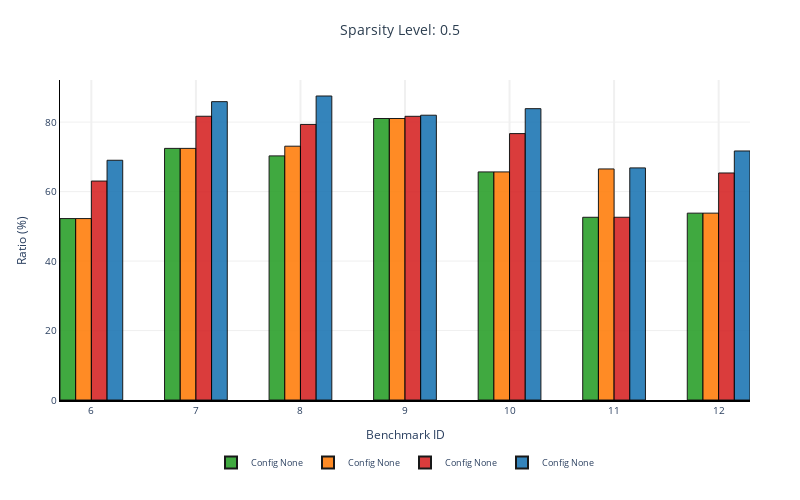
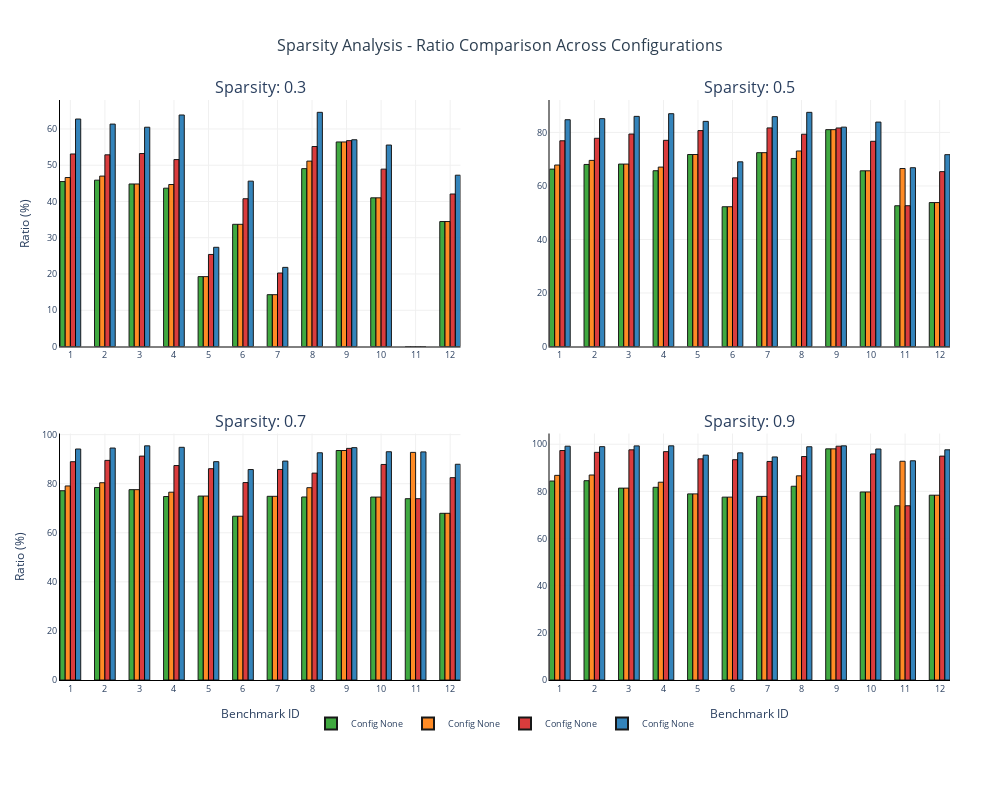

Source (notebook cell) for these figures, in order:
### Code cell
files = ["../analysis/einsum-data/13_0.3_prop.csv", 
         "../analysis/einsum-data/13_0.5_prop.csv", 
         "../analysis/einsum-data/13_0.7_prop.csv", 
         "../analysis/einsum-data/13_0.9_prop.csv"]

order_file = "../analysis/einsum-data/12.txt"

sparsity_data = {}
for i, (level, filepath) in enumerate(zip([0.3, 0.5, 0.7, 0.9], files)):    
    sparsity_data[level] = process_sparsity_file(filepath, level, order_file)

single_fig = create_plotly_bar_plot(sparsity_data[0.5], "0.5", range(6, 13))
single_fig.show()
multi_fig = create_multi_sparsity_plot(sparsity_data)
multi_fig.show()

### Figure 1 — Plotly figure (JSON) as saved in the notebook; plotly's stock layout.template omitted (floating-point values rounded to 4 significant figures)
{"data": [{"customdata": ["str_matrix_chain_multiplication_100.txt", "str_nw_ftps_open_28.txt", "lm_batch_likelihood_sentence_4_4d.txt", "str_mps_varying_inner_product_200.txt", "str_nw_mera_closed_120.txt", "gm_queen5_5_3.wcsp.txt", "str_matrix_chain_multiplication_1000.txt"], "hovertemplate": "Benchmark: %{customdata}<br>Config: Config None<br>Ratio: %{y:.2f}%<br><extra></extra>", "marker": {"color": "#2ca02c", "line": {"color": "black", "width": 1}}, "name": "Config None", "opacity": 0.9, "type": "bar", "width": 0.15, "x": [-0.225, 0.775, 1.775, 2.775, 3.775, 4.775, 5.775, 6.775, 7.775, 8.775, 9.775, 10.78], "y": [52.23, 72.44, 70.27, 81.04, 65.66, 52.6, 53.79]}, {"customdata": ["str_matrix_chain_multiplication_100.txt", "str_nw_ftps_open_28.txt", "lm_batch_likelihood_sentence_4_4d.txt", "str_mps_varying_inner_product_200.txt", "str_nw_mera_closed_120.txt", "gm_queen5_5_3.wcsp.txt", "str_matrix_chain_multiplication_1000.txt"], "hovertemplate": "Benchmark: %{customdata}<br>Config: Config None<br>Ratio: %{y:.2f}%<br><extra></extra>", "marker": {"color": "#ff7f0e", "line": {"color": "black", "width": 1}}, "name": "Config None", "opacity": 0.9, "type": "bar", "width": 0.15, "x": [-0.075, 0.925, 1.925, 2.925, 3.925, 4.925, 5.925, 6.925, 7.925, 8.925, 9.925, 10.93], "y": [52.23, 72.44, 73.06, 81.04, 65.66, 66.51, 53.79]}, {"customdata": ["str_matrix_chain_multiplication_100.txt", "str_nw_ftps_open_28.txt", "lm_batch_likelihood_sentence_4_4d.txt", "str_mps_varying_inner_product_200.txt", "str_nw_mera_closed_120.txt", "gm_queen5_5_3.wcsp.txt", "str_matrix_chain_multiplication_1000.txt"], "hovertemplate": "Benchmark: %{customdata}<br>Config: Config None<br>Ratio: %{y:.2f}%<br><extra></extra>", "marker": {"color": "#d62728", "line": {"color": "black", "width": 1}}, "name": "Config None", "opacity": 0.9, "type": "bar", "width": 0.15, "x": [0.075, 1.075, 2.075, 3.075, 4.075, 5.075, 6.075, 7.075, 8.075, 9.075, 10.07, 11.07], "y": [63.03, 81.68, 79.33, 81.67, 76.69, 52.61, 65.35]}, {"customdata": ["str_matrix_chain_multiplication_100.txt", "str_nw_ftps_open_28.txt", "lm_batch_likelihood_sentence_4_4d.txt", "str_mps_varying_inner_product_200.txt", "str_nw_mera_closed_120.txt", "gm_queen5_5_3.wcsp.txt", "str_matrix_chain_multiplication_1000.txt"], "hovertemplate": "Benchmark: %{customdata}<br>Config: Config None<br>Ratio: %{y:.2f}%<br><extra></extra>", "marker": {"color": "#1f77b4", "line": {"color": "black", "width": 1}}, "name": "Config None", "opacity": 0.9, "type": "bar", "width": 0.15, "x": [0.225, 1.225, 2.225, 3.225, 4.225, 5.225, 6.225, 7.225, 8.225, 9.225, 10.22, 11.22], "y": [69.02, 85.89, 87.51, 81.98, 83.87, 66.82, 71.69]}], "layout": {"font": {"size": 10}, "height": 500, "hovermode": "closest", "legend": {"font": {"size": 9}, "itemsizing": "constant", "orientation": "h", "x": 0.5, "xanchor": "center", "y": -0.15, "yanchor": "top"}, "margin": {"b": 100, "l": 60, "r": 50, "t": 80}, "paper_bgcolor": "white", "plot_bgcolor": "white", "title": {"font": {"color": "#2c3e50", "size": 14}, "text": "Sparsity Level: 0.5", "x": 0.5, "xanchor": "center", "y": 0.95}, "width": 800, "xaxis": {"gridcolor": "#f0f0f0", "gridwidth": 2, "linecolor": "black", "linewidth": 2, "showgrid": true, "tickfont": {"size": 10}, "ticktext": ["6", "7", "8", "9", "10", "11", "12"], "tickvals": [0, 1, 2, 3, 4, 5, 6], "title": {"text": "Benchmark ID"}}, "yaxis": {"gridcolor": "#f0f0f0", "gridwidth": 1, "linecolor": "black", "linewidth": 1, "showgrid": true, "tickfont": {"size": 10}, "title": {"text": "Ratio (%)"}}}}

### Figure 2 — Plotly figure (JSON) as saved in the notebook; plotly's stock layout.template omitted (floating-point values rounded to 4 significant figures)
{"data": [{"customdata": ["lm_batch_likelihood_brackets_3_16d.txt", "lm_batch_likelihood_sentence_3_12d.txt", "str_nw_mera_open_26.txt", "lm_batch_likelihood_sentence_4_8d.txt", "str_nw_ftps_open_30.txt", "str_matrix_chain_multiplication_100.txt", "str_nw_ftps_open_28.txt", "lm_batch_likelihood_sentence_4_4d.txt", "str_mps_varying_inner_product_200.txt", "str_nw_mera_closed_120.txt", "gm_queen5_5_3.wcsp.txt", "str_matrix_chain_multiplication_1000.txt"], "hovertemplate": "Benchmark: %{customdata}<br>Config: Config None<br>Ratio: %{y:.2f}%<br><extra></extra>", "marker": {"color": "#2ca02c", "line": {"color": "black", "width": 1}}, "name": "Config None", "opacity": 0.9, "showlegend": true, "type": "bar", "width": 0.15, "x": [-0.225, 0.775, 1.775, 2.775, 3.775, 4.775, 5.775, 6.775, 7.775, 8.775, 9.775, 10.78], "xaxis": "x", "y": [45.49, 45.88, 44.83, 43.67, 19.27, 33.7, 14.29, 49.06, 56.42, 41.01, 0, 34.47], "yaxis": "y"}, {"customdata": ["lm_batch_likelihood_brackets_3_16d.txt", "lm_batch_likelihood_sentence_3_12d.txt", "str_nw_mera_open_26.txt", "lm_batch_likelihood_sentence_4_8d.txt", "str_nw_ftps_open_30.txt", "str_matrix_chain_multiplication_100.txt", "str_nw_ftps_open_28.txt", "lm_batch_likelihood_sentence_4_4d.txt", "str_mps_varying_inner_product_200.txt", "str_nw_mera_closed_120.txt", "gm_queen5_5_3.wcsp.txt", "str_matrix_chain_multiplication_1000.txt"], "hovertemplate": "Benchmark: %{customdata}<br>Config: Config None<br>Ratio: %{y:.2f}%<br><extra></extra>", "marker": {"color": "#ff7f0e", "line": {"color": "black", "width": 1}}, "name": "Config None", "opacity": 0.9, "showlegend": true, "type": "bar", "width": 0.15, "x": [-0.075, 0.925, 1.925, 2.925, 3.925, 4.925, 5.925, 6.925, 7.925, 8.925, 9.925, 10.93], "xaxis": "x", "y": [46.61, 47.01, 44.83, 44.68, 19.27, 33.7, 14.29, 51.14, 56.42, 41.01, 0, 34.47], "yaxis": "y"}, {"customdata": ["lm_batch_likelihood_brackets_3_16d.txt", "lm_batch_likelihood_sentence_3_12d.txt", "str_nw_mera_open_26.txt", "lm_batch_likelihood_sentence_4_8d.txt", "str_nw_ftps_open_30.txt", "str_matrix_chain_multiplication_100.txt", "str_nw_ftps_open_28.txt", "lm_batch_likelihood_sentence_4_4d.txt", "str_mps_varying_inner_product_200.txt", "str_nw_mera_closed_120.txt", "gm_queen5_5_3.wcsp.txt", "str_matrix_chain_multiplication_1000.txt"], "hovertemplate": "Benchmark: %{customdata}<br>Config: Config None<br>Ratio: %{y:.2f}%<br><extra></extra>", "marker": {"color": "#d62728", "line": {"color": "black", "width": 1}}, "name": "Config None", "opacity": 0.9, "showlegend": true, "type": "bar", "width": 0.15, "x": [0.075, 1.075, 2.075, 3.075, 4.075, 5.075, 6.075, 7.075, 8.075, 9.075, 10.07, 11.07], "xaxis": "x", "y": [53.1, 52.87, 53.22, 51.56, 25.39, 40.76, 20.27, 55.16, 56.78, 48.92, 0, 42.06], "yaxis": "y"}, {"customdata": ["lm_batch_likelihood_brackets_3_16d.txt", "lm_batch_likelihood_sentence_3_12d.txt", "str_nw_mera_open_26.txt", "lm_batch_likelihood_sentence_4_8d.txt", "str_nw_ftps_open_30.txt", "str_matrix_chain_multiplication_100.txt", "str_nw_ftps_open_28.txt", "lm_batch_likelihood_sentence_4_4d.txt", "str_mps_varying_inner_product_200.txt", "str_nw_mera_closed_120.txt", "gm_queen5_5_3.wcsp.txt", "str_matrix_chain_multiplication_1000.txt"], "hovertemplate": "Benchmark: %{customdata}<br>Config: Config None<br>Ratio: %{y:.2f}%<br><extra></extra>", "marker": {"color": "#1f77b4", "line": {"color": "black", "width": 1}}, "name": "Config None", "opacity": 0.9, "showlegend": true, "type": "bar", "width": 0.15, "x": [0.225, 1.225, 2.225, 3.225, 4.225, 5.225, 6.225, 7.225, 8.225, 9.225, 10.22, 11.22], "xaxis": "x", "y": [62.74, 61.35, 60.48, 63.86, 27.36, 45.61, 21.83, 64.59, 57.02, 55.57, 0, 47.25], "yaxis": "y"}, {"customdata": ["lm_batch_likelihood_brackets_3_16d.txt", "lm_batch_likelihood_sentence_3_12d.txt", "str_nw_mera_open_26.txt", "lm_batch_likelihood_sentence_4_8d.txt", "str_nw_ftps_open_30.txt", "str_matrix_chain_multiplication_100.txt", "str_nw_ftps_open_28.txt", "lm_batch_likelihood_sentence_4_4d.txt", "str_mps_varying_inner_product_200.txt", "str_nw_mera_closed_120.txt", "gm_queen5_5_3.wcsp.txt", "str_matrix_chain_multiplication_1000.txt"], "hovertemplate": "Benchmark: %{customdata}<br>Config: Config None<br>Ratio: %{y:.2f}%<br><extra></extra>", "marker": {"color": "#2ca02c", "line": {"color": "black", "width": 1}}, "name": "Config None", "opacity": 0.9, "showlegend": false, "type": "bar", "width": 0.15, "x": [-0.225, 0.775, 1.775, 2.775, 3.775, 4.775, 5.775, 6.775, 7.775, 8.775, 9.775, 10.78], "xaxis": "x2", "y": [66.29, 68.04, 68.18, 65.69, 71.75, 52.23, 72.44, 70.27, 81.04, 65.66, 52.6, 53.79], "yaxis": "y2"}, {"customdata": ["lm_batch_likelihood_brackets_3_16d.txt", "lm_batch_likelihood_sentence_3_12d.txt", "str_nw_mera_open_26.txt", "lm_batch_likelihood_sentence_4_8d.txt", "str_nw_ftps_open_30.txt", "str_matrix_chain_multiplication_100.txt", "str_nw_ftps_open_28.txt", "lm_batch_likelihood_sentence_4_4d.txt", "str_mps_varying_inner_product_200.txt", "str_nw_mera_closed_120.txt", "gm_queen5_5_3.wcsp.txt", "str_matrix_chain_multiplication_1000.txt"], "hovertemplate": "Benchmark: %{customdata}<br>Config: Config None<br>Ratio: %{y:.2f}%<br><extra></extra>", "marker": {"color": "#ff7f0e", "line": {"color": "black", "width": 1}}, "name": "Config None", "opacity": 0.9, "showlegend": false, "type": "bar", "width": 0.15, "x": [-0.075, 0.925, 1.925, 2.925, 3.925, 4.925, 5.925, 6.925, 7.925, 8.925, 9.925, 10.93], "xaxis": "x2", "y": [67.82, 69.55, 68.18, 67.05, 71.75, 52.23, 72.44, 73.06, 81.04, 65.66, 66.51, 53.79], "yaxis": "y2"}, {"customdata": ["lm_batch_likelihood_brackets_3_16d.txt", "lm_batch_likelihood_sentence_3_12d.txt", "str_nw_mera_open_26.txt", "lm_batch_likelihood_sentence_4_8d.txt", "str_nw_ftps_open_30.txt", "str_matrix_chain_multiplication_100.txt", "str_nw_ftps_open_28.txt", "lm_batch_likelihood_sentence_4_4d.txt", "str_mps_varying_inner_product_200.txt", "str_nw_mera_closed_120.txt", "gm_queen5_5_3.wcsp.txt", "str_matrix_chain_multiplication_1000.txt"], "hovertemplate": "Benchmark: %{customdata}<br>Config: Config None<br>Ratio: %{y:.2f}%<br><extra></extra>", "marker": {"color": "#d62728", "line": {"color": "black", "width": 1}}, "name": "Config None", "opacity": 0.9, "showlegend": false, "type": "bar", "width": 0.15, "x": [0.075, 1.075, 2.075, 3.075, 4.075, 5.075, 6.075, 7.075, 8.075, 9.075, 10.07, 11.07], "xaxis": "x2", "y": [76.88, 77.82, 79.4, 77.05, 80.69, 63.03, 81.68, 79.33, 81.67, 76.69, 52.61, 65.35], "yaxis": "y2"}, {"customdata": ["lm_batch_likelihood_brackets_3_16d.txt", "lm_batch_likelihood_sentence_3_12d.txt", "str_nw_mera_open_26.txt", "lm_batch_likelihood_sentence_4_8d.txt", "str_nw_ftps_open_30.txt", "str_matrix_chain_multiplication_100.txt", "str_nw_ftps_open_28.txt", "lm_batch_likelihood_sentence_4_4d.txt", "str_mps_varying_inner_product_200.txt", "str_nw_mera_closed_120.txt", "gm_queen5_5_3.wcsp.txt", "str_matrix_chain_multiplication_1000.txt"], "hovertemplate": "Benchmark: %{customdata}<br>Config: Config None<br>Ratio: %{y:.2f}%<br><extra></extra>", "marker": {"color": "#1f77b4", "line": {"color": "black", "width": 1}}, "name": "Config None", "opacity": 0.9, "showlegend": false, "type": "bar", "width": 0.15, "x": [0.225, 1.225, 2.225, 3.225, 4.225, 5.225, 6.225, 7.225, 8.225, 9.225, 10.22, 11.22], "xaxis": "x2", "y": [84.75, 85.14, 86.01, 87.0, 84.13, 69.02, 85.89, 87.51, 81.98, 83.87, 66.82, 71.69], "yaxis": "y2"}, {"customdata": ["lm_batch_likelihood_brackets_3_16d.txt", "lm_batch_likelihood_sentence_3_12d.txt", "str_nw_mera_open_26.txt", "lm_batch_likelihood_sentence_4_8d.txt", "str_nw_ftps_open_30.txt", "str_matrix_chain_multiplication_100.txt", "str_nw_ftps_open_28.txt", "lm_batch_likelihood_sentence_4_4d.txt", "str_mps_varying_inner_product_200.txt", "str_nw_mera_closed_120.txt", "gm_queen5_5_3.wcsp.txt", "str_matrix_chain_multiplication_1000.txt"], "hovertemplate": "Benchmark: %{customdata}<br>Config: Config None<br>Ratio: %{y:.2f}%<br><extra></extra>", "marker": {"color": "#2ca02c", "line": {"color": "black", "width": 1}}, "name": "Config None", "opacity": 0.9, "showlegend": false, "type": "bar", "width": 0.15, "x": [-0.225, 0.775, 1.775, 2.775, 3.775, 4.775, 5.775, 6.775, 7.775, 8.775, 9.775, 10.78], "xaxis": "x3", "y": [77.14, 78.46, 77.58, 74.78, 74.97, 66.75, 74.87, 74.59, 93.54, 74.56, 73.89, 67.94], "yaxis": "y3"}, {"customdata": ["lm_batch_likelihood_brackets_3_16d.txt", "lm_batch_likelihood_sentence_3_12d.txt", "str_nw_mera_open_26.txt", "lm_batch_likelihood_sentence_4_8d.txt", "str_nw_ftps_open_30.txt", "str_matrix_chain_multiplication_100.txt", "str_nw_ftps_open_28.txt", "lm_batch_likelihood_sentence_4_4d.txt", "str_mps_varying_inner_product_200.txt", "str_nw_mera_closed_120.txt", "gm_queen5_5_3.wcsp.txt", "str_matrix_chain_multiplication_1000.txt"], "hovertemplate": "Benchmark: %{customdata}<br>Config: Config None<br>Ratio: %{y:.2f}%<br><extra></extra>", "marker": {"color": "#ff7f0e", "line": {"color": "black", "width": 1}}, "name": "Config None", "opacity": 0.9, "showlegend": false, "type": "bar", "width": 0.15, "x": [-0.075, 0.925, 1.925, 2.925, 3.925, 4.925, 5.925, 6.925, 7.925, 8.925, 9.925, 10.93], "xaxis": "x3", "y": [79.09, 80.4, 77.58, 76.54, 74.97, 66.75, 74.87, 78.38, 93.54, 74.56, 92.77, 67.94], "yaxis": "y3"}, {"customdata": ["lm_batch_likelihood_brackets_3_16d.txt", "lm_batch_likelihood_sentence_3_12d.txt", "str_nw_mera_open_26.txt", "lm_batch_likelihood_sentence_4_8d.txt", "str_nw_ftps_open_30.txt", "str_matrix_chain_multiplication_100.txt", "str_nw_ftps_open_28.txt", "lm_batch_likelihood_sentence_4_4d.txt", "str_mps_varying_inner_product_200.txt", "str_nw_mera_closed_120.txt", "gm_queen5_5_3.wcsp.txt", "str_matrix_chain_multiplication_1000.txt"], "hovertemplate": "Benchmark: %{customdata}<br>Config: Config None<br>Ratio: %{y:.2f}%<br><extra></extra>", "marker": {"color": "#d62728", "line": {"color": "black", "width": 1}}, "name": "Config None", "opacity": 0.9, "showlegend": false, "type": "bar", "width": 0.15, "x": [0.075, 1.075, 2.075, 3.075, 4.075, 5.075, 6.075, 7.075, 8.075, 9.075, 10.07, 11.07], "xaxis": "x3", "y": [88.97, 89.52, 91.25, 87.41, 86.12, 80.47, 85.81, 84.32, 94.41, 87.85, 73.89, 82.47], "yaxis": "y3"}, {"customdata": ["lm_batch_likelihood_brackets_3_16d.txt", "lm_batch_likelihood_sentence_3_12d.txt", "str_nw_mera_open_26.txt", "lm_batch_likelihood_sentence_4_8d.txt", "str_nw_ftps_open_30.txt", "str_matrix_chain_multiplication_100.txt", "str_nw_ftps_open_28.txt", "lm_batch_likelihood_sentence_4_4d.txt", "str_mps_varying_inner_product_200.txt", "str_nw_mera_closed_120.txt", "gm_queen5_5_3.wcsp.txt", "str_matrix_chain_multiplication_1000.txt"], "hovertemplate": "Benchmark: %{customdata}<br>Config: Config None<br>Ratio: %{y:.2f}%<br><extra></extra>", "marker": {"color": "#1f77b4", "line": {"color": "black", "width": 1}}, "name": "Config None", "opacity": 0.9, "showlegend": false, "type": "bar", "width": 0.15, "x": [0.225, 1.225, 2.225, 3.225, 4.225, 5.225, 6.225, 7.225, 8.225, 9.225, 10.22, 11.22], "xaxis": "x3", "y": [94.15, 94.54, 95.44, 94.84, 88.98, 85.78, 89.22, 92.61, 94.7, 93.03, 92.97, 87.93], "yaxis": "y3"}, {"customdata": ["lm_batch_likelihood_brackets_3_16d.txt", "lm_batch_likelihood_sentence_3_12d.txt", "str_nw_mera_open_26.txt", "lm_batch_likelihood_sentence_4_8d.txt", "str_nw_ftps_open_30.txt", "str_matrix_chain_multiplication_100.txt", "str_nw_ftps_open_28.txt", "lm_batch_likelihood_sentence_4_4d.txt", "str_mps_varying_inner_product_200.txt", "str_nw_mera_closed_120.txt", "gm_queen5_5_3.wcsp.txt", "str_matrix_chain_multiplication_1000.txt"], "hovertemplate": "Benchmark: %{customdata}<br>Config: Config None<br>Ratio: %{y:.2f}%<br><extra></extra>", "marker": {"color": "#2ca02c", "line": {"color": "black", "width": 1}}, "name": "Config None", "opacity": 0.9, "showlegend": false, "type": "bar", "width": 0.15, "x": [-0.225, 0.775, 1.775, 2.775, 3.775, 4.775, 5.775, 6.775, 7.775, 8.775, 9.775, 10.78], "xaxis": "x4", "y": [84.39, 84.52, 81.38, 81.72, 78.93, 77.55, 77.88, 82.17, 98.03, 79.74, 73.89, 78.37], "yaxis": "y4"}, {"customdata": ["lm_batch_likelihood_brackets_3_16d.txt", "lm_batch_likelihood_sentence_3_12d.txt", "str_nw_mera_open_26.txt", "lm_batch_likelihood_sentence_4_8d.txt", "str_nw_ftps_open_30.txt", "str_matrix_chain_multiplication_100.txt", "str_nw_ftps_open_28.txt", "lm_batch_likelihood_sentence_4_4d.txt", "str_mps_varying_inner_product_200.txt", "str_nw_mera_closed_120.txt", "gm_queen5_5_3.wcsp.txt", "str_matrix_chain_multiplication_1000.txt"], "hovertemplate": "Benchmark: %{customdata}<br>Config: Config None<br>Ratio: %{y:.2f}%<br><extra></extra>", "marker": {"color": "#ff7f0e", "line": {"color": "black", "width": 1}}, "name": "Config None", "opacity": 0.9, "showlegend": false, "type": "bar", "width": 0.15, "x": [-0.075, 0.925, 1.925, 2.925, 3.925, 4.925, 5.925, 6.925, 7.925, 8.925, 9.925, 10.93], "xaxis": "x4", "y": [86.79, 86.94, 81.38, 83.88, 78.93, 77.55, 77.88, 86.59, 98.03, 79.74, 92.77, 78.37], "yaxis": "y4"}, {"customdata": ["lm_batch_likelihood_brackets_3_16d.txt", "lm_batch_likelihood_sentence_3_12d.txt", "str_nw_mera_open_26.txt", "lm_batch_likelihood_sentence_4_8d.txt", "str_nw_ftps_open_30.txt", "str_matrix_chain_multiplication_100.txt", "str_nw_ftps_open_28.txt", "lm_batch_likelihood_sentence_4_4d.txt", "str_mps_varying_inner_product_200.txt", "str_nw_mera_closed_120.txt", "gm_queen5_5_3.wcsp.txt", "str_matrix_chain_multiplication_1000.txt"], "hovertemplate": "Benchmark: %{customdata}<br>Config: Config None<br>Ratio: %{y:.2f}%<br><extra></extra>", "marker": {"color": "#d62728", "line": {"color": "black", "width": 1}}, "name": "Config None", "opacity": 0.9, "showlegend": false, "type": "bar", "width": 0.15, "x": [0.075, 1.075, 2.075, 3.075, 4.075, 5.075, 6.075, 7.075, 8.075, 9.075, 10.07, 11.07], "xaxis": "x4", "y": [97.32, 96.55, 97.62, 96.85, 93.78, 93.43, 92.69, 94.78, 99.16, 95.87, 73.89, 94.95], "yaxis": "y4"}, {"customdata": ["lm_batch_likelihood_brackets_3_16d.txt", "lm_batch_likelihood_sentence_3_12d.txt", "str_nw_mera_open_26.txt", "lm_batch_likelihood_sentence_4_8d.txt", "str_nw_ftps_open_30.txt", "str_matrix_chain_multiplication_100.txt", "str_nw_ftps_open_28.txt", "lm_batch_likelihood_sentence_4_4d.txt", "str_mps_varying_inner_product_200.txt", "str_nw_mera_closed_120.txt", "gm_queen5_5_3.wcsp.txt", "str_matrix_chain_multiplication_1000.txt"], "hovertemplate": "Benchmark: %{customdata}<br>Config: Config None<br>Ratio: %{y:.2f}%<br><extra></extra>", "marker": {"color": "#1f77b4", "line": {"color": "black", "width": 1}}, "name": "Config None", "opacity": 0.9, "showlegend": false, "type": "bar", "width": 0.15, "x": [0.225, 1.225, 2.225, 3.225, 4.225, 5.225, 6.225, 7.225, 8.225, 9.225, 10.22, 11.22], "xaxis": "x4", "y": [99.16, 98.96, 99.29, 99.31, 95.37, 96.34, 94.6, 98.92, 99.31, 97.96, 92.97, 97.62], "yaxis": "y4"}], "layout": {"annotations": [{"font": {"size": 16}, "showarrow": false, "text": "Sparsity: 0.3", "x": 0.225, "xanchor": "center", "xref": "paper", "y": 1, "yanchor": "bottom", "yref": "paper"}, {"font": {"size": 16}, "showarrow": false, "text": "Sparsity: 0.5", "x": 0.775, "xanchor": "center", "xref": "paper", "y": 1, "yanchor": "bottom", "yref": "paper"}, {"font": {"size": 16}, "showarrow": false, "text": "Sparsity: 0.7", "x": 0.225, "xanchor": "center", "xref": "paper", "y": 0.425, "yanchor": "bottom", "yref": "paper"}, {"font": {"size": 16}, "showarrow": false, "text": "Sparsity: 0.9", "x": 0.775, "xanchor": "center", "xref": "paper", "y": 0.425, "yanchor": "bottom", "yref": "paper"}], "font": {"size": 10}, "height": 800, "hovermode": "closest", "legend": {"font": {"size": 9}, "itemsizing": "constant", "orientation": "h", "x": 0.5, "xanchor": "center", "y": -0.05, "yanchor": "top"}, "margin": {"b": 120, "l": 60, "r": 50, "t": 100}, "paper_bgcolor": "white", "plot_bgcolor": "white", "title": {"font": {"color": "#2c3e50", "size": 16}, "text": "Sparsity Analysis - Ratio Comparison Across Configurations", "x": 0.5, "xanchor": "center", "y": 0.95}, "width": 1000, "xaxis": {"anchor": "y", "domain": [0, 0.45], "gridcolor": "#f0f0f0", "gridwidth": 1, "linecolor": "black", "linewidth": 1, "showgrid": true, "tickfont": {"size": 9}, "ticktext": ["1", "2", "3", "4", "5", "6", "7", "8", "9", "10", "11", "12"], "tickvals": [0, 1, 2, 3, 4, 5, 6, 7, 8, 9, 10, 11], "title": {"text": ""}}, "xaxis2": {"anchor": "y2", "domain": [0.55, 1], "gridcolor": "#f0f0f0", "gridwidth": 1, "linecolor": "black", "linewidth": 1, "showgrid": true, "tickfont": {"size": 9}, "ticktext": ["1", "2", "3", "4", "5", "6", "7", "8", "9", "10", "11", "12"], "tickvals": [0, 1, 2, 3, 4, 5, 6, 7, 8, 9, 10, 11], "title": {"text": ""}}, "xaxis3": {"anchor": "y3", "domain": [0, 0.45], "gridcolor": "#f0f0f0", "gridwidth": 1, "linecolor": "black", "linewidth": 1, "showgrid": true, "tickfont": {"size": 9}, "ticktext": ["1", "2", "3", "4", "5", "6", "7", "8", "9", "10", "11", "12"], "tickvals": [0, 1, 2, 3, 4, 5, 6, 7, 8, 9, 10, 11], "title": {"text": "Benchmark ID"}}, "xaxis4": {"anchor": "y4", "domain": [0.55, 1], "gridcolor": "#f0f0f0", "gridwidth": 1, "linecolor": "black", "linewidth": 1, "showgrid": true, "tickfont": {"size": 9}, "ticktext": ["1", "2", "3", "4", "5", "6", "7", "8", "9", "10", "11", "12"], "tickvals": [0, 1, 2, 3, 4, 5, 6, 7, 8, 9, 10, 11], "title": {"text": "Benchmark ID"}}, "yaxis": {"anchor": "x", "domain": [0.575, 1], "gridcolor": "#f0f0f0", "gridwidth": 1, "linecolor": "black", "linewidth": 1, "showgrid": true, "tickfont": {"size": 9}, "title": {"text": "Ratio (%)"}}, "yaxis2": {"anchor": "x2", "domain": [0.575, 1], "gridcolor": "#f0f0f0", "gridwidth": 1, "linecolor": "black", "linewidth": 1, "showgrid": true, "tickfont": {"size": 9}, "title": {"text": ""}}, "yaxis3": {"anchor": "x3", "domain": [0, 0.425], "gridcolor": "#f0f0f0", "gridwidth": 1, "linecolor": "black", "linewidth": 1, "showgrid": true, "tickfont": {"size": 9}, "title": {"text": "Ratio (%)"}}, "yaxis4": {"anchor": "x4", "domain": [0, 0.425], "gridcolor": "#f0f0f0", "gridwidth": 1, "linecolor": "black", "linewidth": 1, "showgrid": true, "tickfont": {"size": 9}, "title": {"text": ""}}}}
